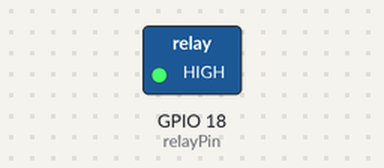
Bench run of a program on a simulated Raspberry Pi (BCM pin numbers). On the bench: switched loads named in the program (green lamp = pin HIGH). Dashed ring = blinking. What the program prints to the terminal is not drawn.

Above: at 0.5 s.
Timing chart, 0 to 4.6 s (numbered marks = the images above):
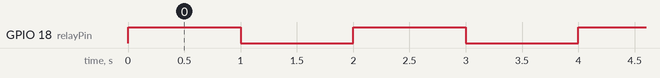

Measured:
- by itself, GPIO 18 (relayPin): alternates HIGH for 1.0 s and LOW for 1.0 s

The program:

relayTest.py
```python
import RPi.GPIO as GPIO
import time

relayPin = 18

GPIO.setmode(GPIO.BCM)

GPIO.setup(relayPin, GPIO.OUT)

try:
	while True:
		GPIO.output(relayPin, True)
		print("True")
		time.sleep(1)

		GPIO.output(relayPin, False)
		print("False")
		time.sleep(1)

except KeyboardInterrupt:
	print("bye..")
finally:
	GPIO.cleanup()
```
